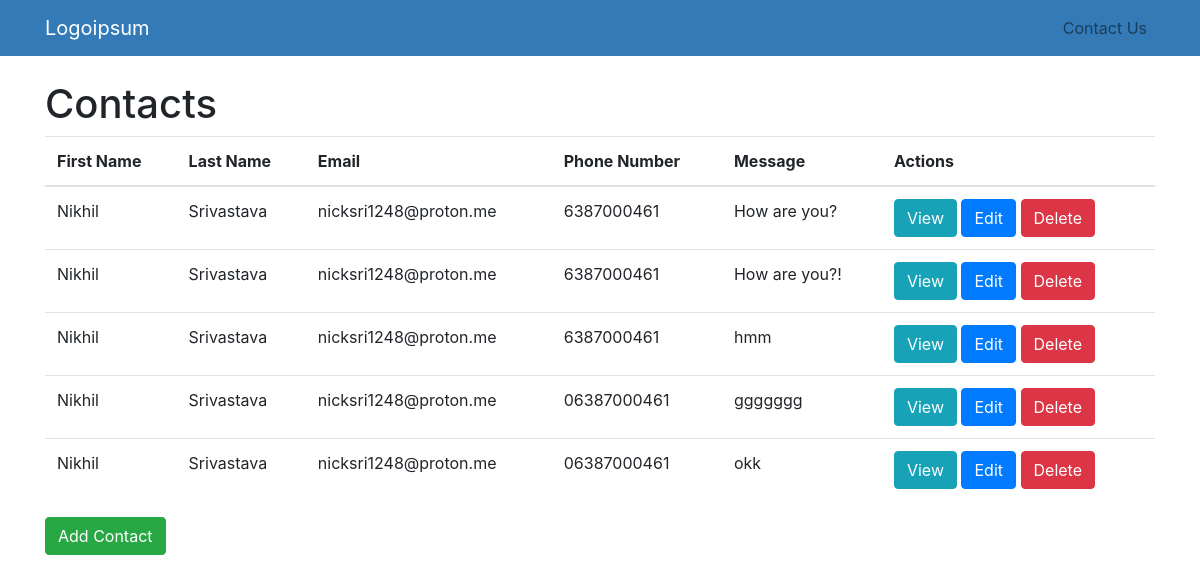
/contacts/, run on the app's committed database.
### contact_app/models.py (models this page shows, shortened)
class Contact(models.Model):
    first_name = models.CharField(max_length=50)
    last_name = models.CharField(max_length=50)
    email = models.EmailField(max_length=100)
    phone_number = models.CharField(max_length=20)
    message = models.TextField()

### contact_app/views.py (the view)
# urls.py: path('contacts/', ContactListView.as_view(), name='contact_list'),
class ContactListView(ListView):
    model = Contact
    template_name = 'contact_list.html'
    context_object_name = 'contacts'

### templates/contact_list.html (shortened to what this page needs)
{% extends 'base.html' %}
{% block content %}
    <h1>Contacts</h1>
    <table class="table table-hover">
        <thead>
            <tr>
                <th>First Name</th>
                <th>Last Name</th>
                <th>Email</th>
                <th>Phone Number</th>
                <th>Message</th>
                <th>Actions</th>
            </tr>
        </thead>
        <tbody>
            {% for contact in contacts %}
                <tr>
                    <td>{{ contact.first_name }}</td>
                    <td>{{ contact.last_name }}</td>
                    <td>{{ contact.email }}</td>
                    <td>{{ contact.phone_number }}</td>
                    <td>{{ contact.message }}</td>
                    <td>
                        <a href="{% url 'contact_detail' contact.pk %}" class="btn btn-info">View</a>
                        <a href="{% url 'contact_update' contact.pk %}" class="btn btn-primary">Edit</a>
                        <form method="post" action="{% url 'contact_delete' contact.pk %}" style="display: inline">
                            <button type="submit" class="btn btn-danger" onclick="return confirm('Are you sure?')">Delete</button>
                        </form>
                    </td>
                </tr>
            {% empty %}
                <tr>
                    <td colspan="4">No contacts found.</td>
                </tr>
            {% endfor %}
        </tbody>
    </table>
    <a href="{% url 'contact_create' %}" class="btn btn-success">Add Contact</a>
{% endblock %}

### templates/base.html (shortened to what this page needs)
<!DOCTYPE html>
<html>
<head>
    <link rel="stylesheet" href="https://stackpath.bootstrapcdn.com/bootstrap/4.3.1/css/bootstrap.min.css">
</head>
<body>
    <nav class="navbar navbar-expand-lg navbar-light navbar-custom">
        <div class="container">
            <a class="navbar-brand" href="{% url 'contact_list' %}">Logoipsum</a>
            <div class="collapse navbar-collapse" id="navbarNav">
                <ul class="navbar-nav ml-auto">
                            <li class="nav-item">
                            <a class="nav-link" href="{% url 'contact_create' %}">Contact Us</a>
                        </li>
                </ul>
            </div>
        </div>
    </nav>
    <div class="container mt-4">
        {% block content %}
        {% endblock %}
    </div>
</body>
</html>

### templates/base.html (style rules this page uses)
.navbar-custom { background-color: #337ab7; }
.navbar-custom .navbar-brand { color: #fff; }
.navbar-custom .nav-link { color: #fff; }

### data on the page
Contact: first_name "Nikhil", last_name "Srivastava", email "nicksri1248@proton.me", phone_number "6387000461", message "How are you?"
Contact: first_name "Nikhil", last_name "Srivastava", email "nicksri1248@proton.me", phone_number "6387000461", message "How are you?!"
Contact: first_name "Nikhil", last_name "Srivastava", email "nicksri1248@proton.me", phone_number "6387000461", message "hmm"
Contact: first_name "Nikhil", last_name "Srivastava", email "nicksri1248@proton.me", phone_number "06387000461", message "ggggggg"
Contact: first_name "Nikhil", last_name "Srivastava", email "nicksri1248@proton.me", phone_number "06387000461", message "okk"
